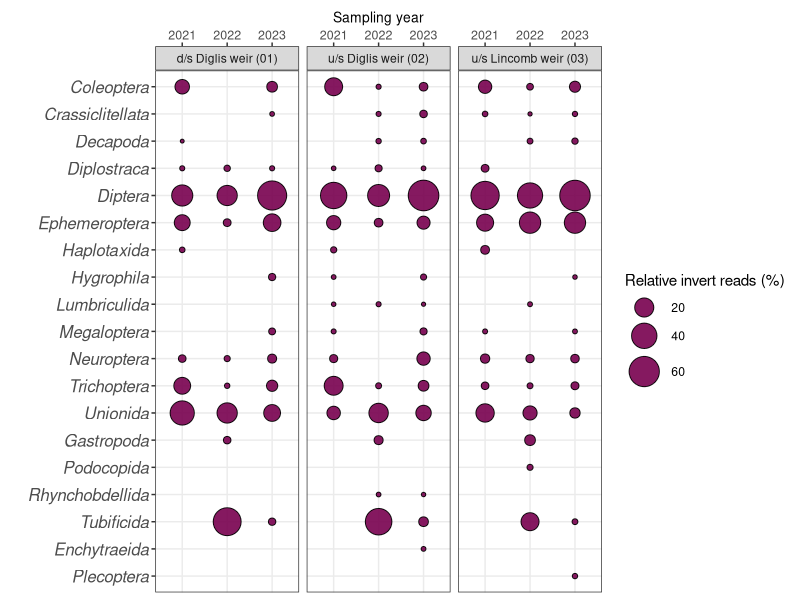

Here is the R script that generated this plot:
# ---
# Title: "Severn Phase III - Cross-year Comparison Species Diversity Bubble Plot - INVERTS"
# Author: "Clare E. Collins, Graham Sellers and Nathan P. Griffiths"
# Date: "19 April 2024"
# ---
# 
# ## Prepare working environment
# 
# Clear R memory <<rm(list=ls())>>, set working directory (check <<getwd()>>; Set <<setwd()>>) and load required packages.
# 

##Packages------

library('reshape2')
library('vegan')
library(ggplot2)
library(stringr)

# 2021 INVERTS DATA BIT-----------------

# ==============================================================================

# invert_dat_2021A CLEANUP - from Graham Sellers 2021 Script

# ==============================================================================

# read in the invert_dat_2021a:
invert_dat_2021 = read.csv('data/comparison/NE2021_leese_ncbi_blast95_denoise.tsv', sep = '\t', header = T, row.names = 1, stringsAsFactors = F)

# make '.' a '-' as intended:
colnames(invert_dat_2021) = gsub('\\.', '-', colnames(invert_dat_2021))

# remove duplicated samples (NE63-2-1 and NE63-2-2):
invert_dat_2021 = invert_dat_2021[-grep('NE63-2-1|NE63-2-2', colnames(invert_dat_2021))]

# rename the duplicated samples:
colnames(invert_dat_2021)[which(names(invert_dat_2021) == 'NE63-1-1')] = 'NE63'
colnames(invert_dat_2021)[which(names(invert_dat_2021) == 'NE63-1-2')] = 'NE65'

# isolate taxonomy:
invert_dat_2021_tax = invert_dat_2021$taxonomy

# remove negatives, positives, filtration and extraction blanks, and taxonomy:
invert_dat_2021 = invert_dat_2021[, -grep('taxonomy|NEG|POS', colnames(invert_dat_2021))]

# change column names from 'tube ids' to 'sample ids':
sample_names = read.csv('data/comparison/NE2021_sample_names.txt', sep = '\t', header = F, col.names = c('tube', 'sample'))
samples = sample_names$sample
names(samples) = sample_names$tube
colnames(invert_dat_2021) = samples[colnames(invert_dat_2021)]

# remove 1:10 dilutions and lab filtration:
if(length(grep('_2|_lab', colnames(invert_dat_2021)))){
  invert_dat_2021 = invert_dat_2021[, -grep('_2|_lab', colnames(invert_dat_2021))]
}

OTUs_pre_threshold = nrow(invert_dat_2021) - 1

# noise filter invert_dat_2021a for < 20 reads:
invert_dat_2021[invert_dat_2021 < 20] = 0

# drop samples with less than 500 reads:
invert_dat_2021 = invert_dat_2021[!colSums(invert_dat_2021) < 500]

# remove assignments to unassigned:
invert_dat_2021 = invert_dat_2021[-grep('unassigned', rownames(invert_dat_2021)),]

# # remove unassigned from taxonomy:
# invert_dat_2021_tax = invert_dat_2021_tax[-grep('unassigned', invert_dat_2021_tax)]
# 
# # update taxonomy:
# invert_dat_2021_tax = invert_dat_2021_tax[rowSums(invert_dat_2021) > 0]

# remove species with no assignments:
invert_dat_2021 = invert_dat_2021[rowSums(invert_dat_2021) > 0,]

# order by name and season:
ordered = c(sort(colnames(invert_dat_2021[grep('Summer', colnames(invert_dat_2021))])),
            sort(colnames(invert_dat_2021[grep('Autumn', colnames(invert_dat_2021))])))

invert_dat_2021 = invert_dat_2021[,ordered]

OTUs_post_threshold = nrow(invert_dat_2021)

## Now working with clean data invert_dat_2021 -----

## add taxonomic information in to get order
## split the strings in invert_dat_2021_tax
invert_dat_2021_taxonomicdf = data.frame(taxonomic = c(invert_dat_2021_tax))
invert_dat_2021_taxonomicdf$order = invert_dat_2021_taxonomicdf
## extract the "o__text" part from each element of invert_dat_2021_taxonomic_df
invert_dat_2021_taxonomicdf$order = sapply(invert_dat_2021_taxonomicdf$taxonomic, function(x) {
  parts = unlist(strsplit(x, "; "))
  order_part = parts[grep("^o__", parts)]
  if (length(order_part) > 0) {
    order_text = gsub("^o__", "", order_part)
  } else {
    order_text = NA  # If "o__" part not found, return NA
  }
  return(order_text)
})

## extract the s__ part to get species column
invert_dat_2021_taxonomicdf$species = sapply(invert_dat_2021_taxonomicdf$taxonomic, function(x) {
  parts = unlist(strsplit(x, "; "))
  order_part = parts[grep("^s__", parts)]
  if (length(order_part) > 0) {
    order_text = gsub("^s__", "", order_part)
  } else {
    order_text = NA  # If "s__" part not found, return NA
  }
  return(order_text)
})

## match species in invert_dat_2021 to those in invert_dat_2021_taxonomicdf and return the correct order in an order column
invert_dat_2021 = merge(invert_dat_2021, invert_dat_2021_taxonomicdf, by.x = "row.names", by.y = "species", all.x = TRUE)

## Change rownames column heading to assignment and move order to the front and remove the taxonomic column
colnames(invert_dat_2021) [1] = c("assignment")
invert_dat_2021 = invert_dat_2021[,c(89,1:88)]
invert_dat_2021 = invert_dat_2021[!(colnames(invert_dat_2021) == 'taxonomic')]

## remove positive across all samples despite it probably being correct data [CC]
invert_dat_2021 = invert_dat_2021[invert_dat_2021$assignment != 'Calliphora_vicina',]

## show columns where order is unknown
rows_with_unknown_order21 = invert_dat_2021[invert_dat_2021$order == 'unknown', ]

## add order for above species from NBN Atlas
invert_dat_2021$order[invert_dat_2021$assignment == "Ampullaceana_balthica"] = "Hygrophila"
invert_dat_2021$order[invert_dat_2021$assignment == "Physella_acuta"] = "Hygrophila"
invert_dat_2021$order[invert_dat_2021$assignment == "Radix_auricularia"] = "Hygrophila"

## show columns where order is NA
rows_with_na_order21 = invert_dat_2021[is.na(invert_dat_2021$order), ]

## add order for rows recorded to genus level only
invert_dat_2021$order[invert_dat_2021$assignment == "Lucilia"] = "Diptera"
invert_dat_2021$order[invert_dat_2021$assignment == "Simulium"] = "Diptera"

## remove all rows where order is unknown or NA (includes family assignments and unassigned)
invert_dat_2021 = invert_dat_2021[!is.na(invert_dat_2021$order) & invert_dat_2021$order != "" & invert_dat_2021$order != "unknown", ]

## remove assignment column and combine order rows into the same row (summing data)
invert_dat_2021 = invert_dat_2021[!(colnames(invert_dat_2021) == 'assignment')]
invert_dat_2021 <- aggregate(. ~ order, data = invert_dat_2021, sum)

## make order column rownames
rownames(invert_dat_2021) = invert_dat_2021$order
invert_dat_2021 = invert_dat_2021[, -grep("order", colnames(invert_dat_2021))]

# isolate sites repeated between all years (Stourport (S5), Sabrina (S2), Diglis (S1))
Stourport_2021_inverts = invert_dat_2021[grep('S13', colnames(invert_dat_2021))]
Sabrina_2021_inverts = invert_dat_2021[grep('S11', colnames(invert_dat_2021))]
Diglis_2021_inverts = invert_dat_2021[grep('S10', colnames(invert_dat_2021))]

# pool sites
pooled_inverts_2021 = data.frame(rowSums(Stourport_2021_inverts), rowSums(Sabrina_2021_inverts), rowSums(Diglis_2021_inverts))
pooled_inverts_2021 = pooled_inverts_2021[rowSums(pooled_inverts_2021) > 0,]
pooled_inverts_2021 = pooled_inverts_2021[sort(rownames(pooled_inverts_2021)),]
names(pooled_inverts_2021) = c('Stourport_2021_inverts', 'Sabrina_2021_inverts', 'Diglis_2021_inverts')



# 2022 INVERTS DATA BIT-----------------

# read in the data
invert_dat_2022 = read.csv('data/comparison/NE22_INVERTS_95_Final.csv')

# make '.' a '-'
colnames(invert_dat_2022) = gsub('\\.', '-', colnames(invert_dat_2022))

## remove positive across all samples despite it probably being correct data [CC]
invert_dat_2022 = invert_dat_2022[invert_dat_2022$`X-OTU_ID` != 'Eudasyphora_cyanicolor',]

## remove negatives, positives, filtration and extraction blanks and Thames samples and OTU, taxonomic
invert_dat_2022 = invert_dat_2022[, -grep('X.OTU_ID|taxonomy|EB|NC|PC|T', colnames(invert_dat_2022))]

## remove any reads under 20 in any cell 
invert_dat_2022[invert_dat_2022 < 20] = 0

## combine order rows into the same row (summing data)
invert_dat_2022 <- aggregate(. ~ Order, data = invert_dat_2022, sum)

## make order column the row names
rownames(invert_dat_2022) = invert_dat_2022$Order
invert_dat_2022 = invert_dat_2022[, -grep("Order", colnames(invert_dat_2022))]

## drop samples with less than 500 reads (exclude first non-numeric column):
invert_dat_2022 = invert_dat_2022[!colSums(invert_dat_2022) < 500]

## remove orders with no assignments
invert_dat_2022 = invert_dat_2022[rowSums(invert_dat_2022) > 0, ]

## remove unassigned
invert_dat_2022 = invert_dat_2022[row.names(invert_dat_2022) != 'u__unassigned',]

# isolate sites repeated between all years (Stourport (S5), Sabrina (S2), Diglis (S1))
Stourport_2022_inverts = invert_dat_2022[grep('S5', colnames(invert_dat_2022))]
Sabrina_2022_inverts = invert_dat_2022[grep('S2', colnames(invert_dat_2022))]
Diglis_2022_inverts = invert_dat_2022[grep('S1', colnames(invert_dat_2022))]

# pool sites
pooled_inverts_2022 = data.frame(rowSums(Stourport_2022_inverts), rowSums(Sabrina_2022_inverts), rowSums(Diglis_2022_inverts))
pooled_inverts_2022 = pooled_inverts_2022[rowSums(pooled_inverts_2022) > 0,]
pooled_inverts_2022 = pooled_inverts_2022[sort(rownames(pooled_inverts_2022)),]
names(pooled_inverts_2022) = c('Stourport_2022_inverts', 'Sabrina_2022_inverts', 'Diglis_2022_inverts')


# 2023 INVERTS DATA BIT----------------

# read in the data
invert_dat_2023 = read.csv('data/comparison/NE23_leese_blast95_denoise.csv')

# make '.' a '-'
colnames(invert_dat_2023) = gsub('\\.', '_', colnames(invert_dat_2023))

# grab taxonomy, remove from data
invert_dat_2023_tax = invert_dat_2023$taxonomy
invert_dat_2023 = invert_dat_2023[-grep('taxonomy', colnames(invert_dat_2023))]

## make assignment column the row names
rownames(invert_dat_2023) = invert_dat_2023$X_OTU_ID
invert_dat_2023 = invert_dat_2023[, -grep("X_OTU_ID", colnames(invert_dat_2023))]

## add taxonomic information in to get order
## split the strings in invert_dat_2023_tax
invert_dat_2023_taxonomicdf = data.frame(taxonomic = c(invert_dat_2023_tax))
invert_dat_2023_taxonomicdf$order = invert_dat_2023_taxonomicdf
## extract the "o__text" part from each element of invert_dat_2023_taxonomic_df
invert_dat_2023_taxonomicdf$order = sapply(invert_dat_2023_taxonomicdf$taxonomic, function(x) {
  parts = unlist(strsplit(x, "; "))
  order_part = parts[grep("^o__", parts)]
  if (length(order_part) > 0) {
    order_text = gsub("^o__", "", order_part)
  } else {
    order_text = NA  # If "o__" part not found, return NA
  }
  return(order_text)
})

## extract the s__ part to get species column
invert_dat_2023_taxonomicdf$species = sapply(invert_dat_2023_taxonomicdf$taxonomic, function(x) {
  parts = unlist(strsplit(x, "; "))
  order_part = parts[grep("^s__", parts)]
  if (length(order_part) > 0) {
    order_text = gsub("^s__", "", order_part)
  } else {
    order_text = NA  # If "s__" part not found, return NA
  }
  return(order_text)
})


## remove negatives, positives, filtration and extraction blanks and taxonomic
invert_dat_2023 = invert_dat_2023[, -grep('taxonomy|NEG|POS|CSNeg', colnames(invert_dat_2023))]

# remove positive across all samples
invert_dat_2023 = invert_dat_2023[row.names(invert_dat_2023) != 'Calliphora_vicina',]

## remove any reads under 20 in any cell 
invert_dat_2023[invert_dat_2023 < 20] = 0

# drop samples with less than 500 reads:
invert_dat_2023 = invert_dat_2023[!colSums(invert_dat_2023) < 500]

## remove species with no assignments
invert_dat_2023 = invert_dat_2023[rowSums(invert_dat_2023) > 0, ]

# change column names from 'tube ids' to 'sample ids' but first change column names to have a - instead of _
colnames(invert_dat_2023) = gsub('_', '-', colnames(invert_dat_2023))
sample_names = read.csv('data/comparison/NE2023_sample_names.txt', sep = '\t', header = F, col.names = c('tube', 'sample'))
samples = sample_names$sample
names(samples) = sample_names$tube
colnames(invert_dat_2023) = samples[colnames(invert_dat_2023)]

## match species in invert_dat_2023 to those in invert_dat_2023_taxonomicdf and return the correct order in an order column
invert_dat_2023 = merge(invert_dat_2023, invert_dat_2023_taxonomicdf, by.x = "row.names", by.y = "species", all.x = TRUE)

## Change rownames column heading to assignment and move order to the front and remove the taxonomic column
colnames(invert_dat_2023) [1] = c("assignment")
invert_dat_2023 = invert_dat_2023[,c(66,1:65)]
invert_dat_2023 = invert_dat_2023[!(colnames(invert_dat_2023) == 'taxonomic')]


## show columns where order is unknown
rows_with_unknown_order23 = invert_dat_2023[invert_dat_2023$order == 'unknown', ]

## add order for above species from NBN Atlas
invert_dat_2023$order[invert_dat_2023$assignment == "Ampullaceana_balthica"] = "Hygrophila"
invert_dat_2023$order[invert_dat_2023$assignment == "Radix_auricularia"] = "Hygrophila"

## show columns where order is NA
rows_with_na_order23 = invert_dat_2023[is.na(invert_dat_2023$order), ]

## add order for rows recorded to genus level only
invert_dat_2023$order[invert_dat_2023$assignment == "Limnephilus"] = "Trichoptera"
invert_dat_2023$order[invert_dat_2023$assignment == "Lucilia"] = "Diptera"
invert_dat_2023$order[invert_dat_2023$assignment == "Simulium"] = "Diptera"

## remove all rows where order is unknown or NA (includes family assignments and unassigned)
invert_dat_2023 = invert_dat_2023[!is.na(invert_dat_2023$order) & invert_dat_2023$order != "" & invert_dat_2023$order != "unknown", ]

## remove assignment column and combine order rows into the same row (summing data)
invert_dat_2023 = invert_dat_2023[!(colnames(invert_dat_2023) == 'assignment')]
invert_dat_2023 <- aggregate(. ~ order, data = invert_dat_2023, sum)

## make order column rownames
rownames(invert_dat_2023) = invert_dat_2023$order
invert_dat_2023 = invert_dat_2023[, -grep("order", colnames(invert_dat_2023))]

# isolate sites repeated between all years (Stourport (S5), Sabrina (S2), Diglis (S1))
Stourport_2023_inverts = invert_dat_2023[grep('CS03', colnames(invert_dat_2023))]
Sabrina_2023_inverts = invert_dat_2023[grep('CS02', colnames(invert_dat_2023))]
Diglis_2023_inverts = invert_dat_2023[grep('CS01', colnames(invert_dat_2023))]

# pool sites
pooled_inverts_2023 = data.frame(rowSums(Stourport_2023_inverts), rowSums(Sabrina_2023_inverts), rowSums(Diglis_2023_inverts))
pooled_inverts_2023 = pooled_inverts_2023[rowSums(pooled_inverts_2023) > 0,]
pooled_inverts_2023 = pooled_inverts_2023[sort(rownames(pooled_inverts_2023)),]
names(pooled_inverts_2023) = c('Stourport_2023_inverts', 'Sabrina_2023_inverts', 'Diglis_2023_inverts')



# Inverts Data Sorting --------------------------------------------------

## Make em' proportional so they are comparable between different years

## Make proportional reads eDNA dataset 

#2021
det2 = as.data.frame(t(pooled_inverts_2021))
det2$assigned=rowSums(det2)
det2=det2/det2$assigned
r=dim(det2)
det2=det2[1:(r[2]-1)]
det2$site = rownames(det2)
r=dim(det2)
det2 = melt(det2, id=(r[2]))

#2022
det3 = as.data.frame(t(pooled_inverts_2022))
det3$assigned=rowSums(det3)
det3=det3/det3$assigned
r=dim(det3)
det3=det3[1:(r[2]-1)]
det3$site = rownames(det3)
r=dim(det3)
det3 = melt(det3, id=(r[2]))

#2023
det4 = as.data.frame(t(pooled_inverts_2023))
det4$assigned=rowSums(det4)
det4=det4/det4$assigned
r=dim(det4)
det4=det4[1:(r[2]-1)]
det4$site = rownames(det4)
r=dim(det4)
det4 = melt(det4, id=(r[2]))


## Merge 
fin = rbind(det2, det3, det4)

## Add year
fin$year_inverts = str_extract(fin$site, ".{12}$")
fin$year = substr(fin$year_inverts, 1,4)
fin = fin[, -grep('year_inverts', colnames(fin))]

## Add Site by taking off the 13 letters after the site name 
fin$loc <- gsub(".{13}$", "", fin$site)
## Change Site to d/s Diglis, u/s Diglis, u/s Lincomb
fin$loc <- gsub("Stourport", "u/s Lincomb weir (03)", fin$loc)
fin$loc <- gsub("Diglis", "d/s Diglis weir (01)", fin$loc)
fin$loc <- gsub("Sabrina", "u/s Diglis weir (02)", fin$loc)


# remove zeros
fin = fin[fin$value > 0,]

#Bubble plot inVerts Orders --------------------------------
inverts_comparison_bp = ggplot(fin, aes(x=year, y=variable, size=value*100)) +
  geom_point(alpha=0.9, shape=21, fill="#78004F", color="black") +
  scale_size(range = c(1, 10), name="Relative invert reads (%)") +
  theme_bw() +
  theme(legend.position = "right") +
  xlab("Sampling year") +
  ylab("") +
  theme(axis.text.y = element_text(face = "italic", size = 12))+
  theme(axis.text.x = element_text(size = 9),
        axis.title.x = element_text(size = 10))+
  scale_x_discrete(position = "top") +
  facet_wrap(~loc, scales = 'free_x') + scale_y_discrete(limits=rev)

png("output/Inverts_comparison_2021_2022_2023.png", width = 3500, height = 2500, units = "px", res = 345)
inverts_comparison_bp
dev.off()